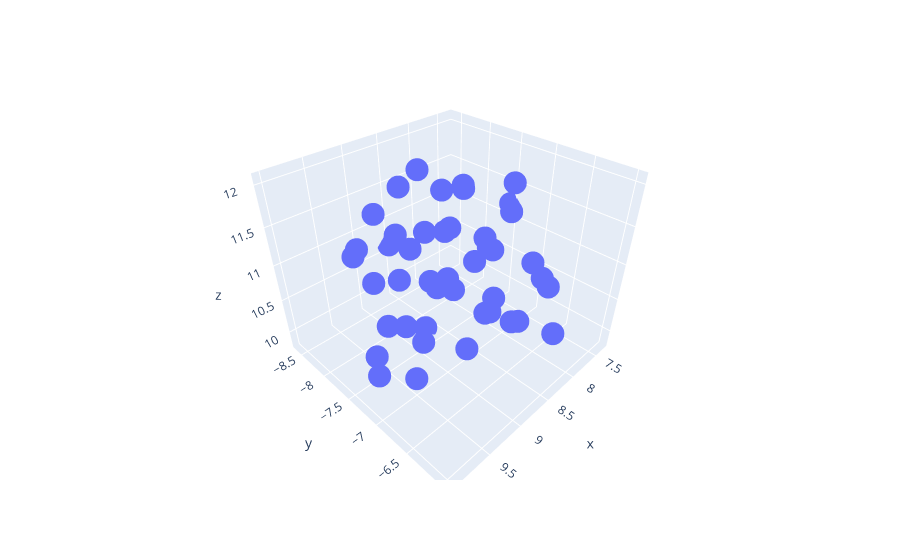

The code cell stored with this chart in its notebook:
### Code cell
fig = px.scatter_3d(x=coo_go[:, 0], y=coo_go[:, 1], z=coo_go[:, 2], hover_name=[se_idx2name[i] for i in se_go_all.index])
fig.show()

### Figure 1 — Plotly figure (JSON) as saved in the notebook; plotly's stock layout.template omitted (floating-point values rounded to 4 significant figures)
{"data": [{"hovertemplate": "<b>%{hovertext}</b><br><br>x=%{x}<br>y=%{y}<br>z=%{z}<extra></extra>", "hovertext": ["lung edema", "thrombocytopenia", "sepsis", "back injury", "glomerulonephritis", "duodenal ulcer", "leucopenia", "perirectal abscess", "fungal disease", "heart attack", "diverticulosis", "kidney failure", "cardiomyopathy", "rhabdomyolysis", "psychosexual disorder", "pleural effusion", "soft tissue infection", "dental abscess", "bruxism", "acute myeloblastic leukemia", "esophagitis", "hyperparathyroidism", "cardiac disease", "hip fracture", "carpal tunnel", "renal tubular acidosis", "rotator cuff syndrome", "haemorrhage intracranial", "cerebral vascular disorder", "right heart failure", "colitis pseudomembranous", "dermatitis seborrheic", "rectal polyp", "hematoma subdural", "labyrinthitis", "bronchiectasis", "furuncle", "polyarthritis", "cutaneous mycosis", "fibroids", "empyema", "uterine bleeding", "menstrual disorder", "sacroiliitis"], "legendgroup": "", "marker": {"color": "#636efa", "symbol": "circle"}, "mode": "markers", "name": "", "scene": "scene", "showlegend": false, "type": "scatter3d", "x": [8.517, 8.487, 9.546, 8.647, 8.668, 8.463, 8.572, 7.881, 7.553, 10.0, 9.792, 9.184, 9.66, 7.975, 7.334, 9.061, 7.882, 8.698, 9.204, 8.88, 9.653, 8.719, 7.652, 7.91, 9.378, 8.232, 9.117, 8.263, 9.34, 8.763, 8.626, 9.005, 9.075, 7.749, 8.619, 8.122, 7.716, 8.215, 8.869, 8.273, 9.571, 8.593, 8.08, 9.358], "y": [-8.615, -5.976, -7.134, -7.03, -8.25, -8.04, -6.055, -8.243, -6.78, -6.968, -7.281, -6.262, -6.799, -7.003, -7.533, -8.137, -7.275, -7.725, -8.443, -6.231, -7.642, -7.062, -7.838, -8.162, -6.767, -6.608, -7.605, -7.644, -7.863, -7.88, -6.838, -7.726, -7.194, -7.192, -6.794, -7.633, -7.473, -7.13, -7.491, -7.702, -7.339, -7.419, -6.592, -7.015], "z": [10.62, 10.7, 11.85, 9.874, 10.3, 11.87, 11.31, 11.34, 10.51, 10.74, 10.07, 11.24, 10.3, 11.89, 11.2, 11.48, 10.1, 9.815, 10.83, 10.95, 11.51, 12.06, 10.31, 10.76, 11.35, 10.32, 10.17, 10.25, 10.8, 11.0, 11.55, 11.94, 11.04, 11.38, 10.57, 11.7, 10.69, 11.11, 11.44, 11.16, 10.63, 10.71, 11.09, 10.47]}], "layout": {"legend": {"tracegroupgap": 0}, "margin": {"t": 60}, "scene": {"domain": {"x": [0, 1], "y": [0, 1]}, "xaxis": {"title": {"text": "x"}}, "yaxis": {"title": {"text": "y"}}, "zaxis": {"title": {"text": "z"}}}}}
